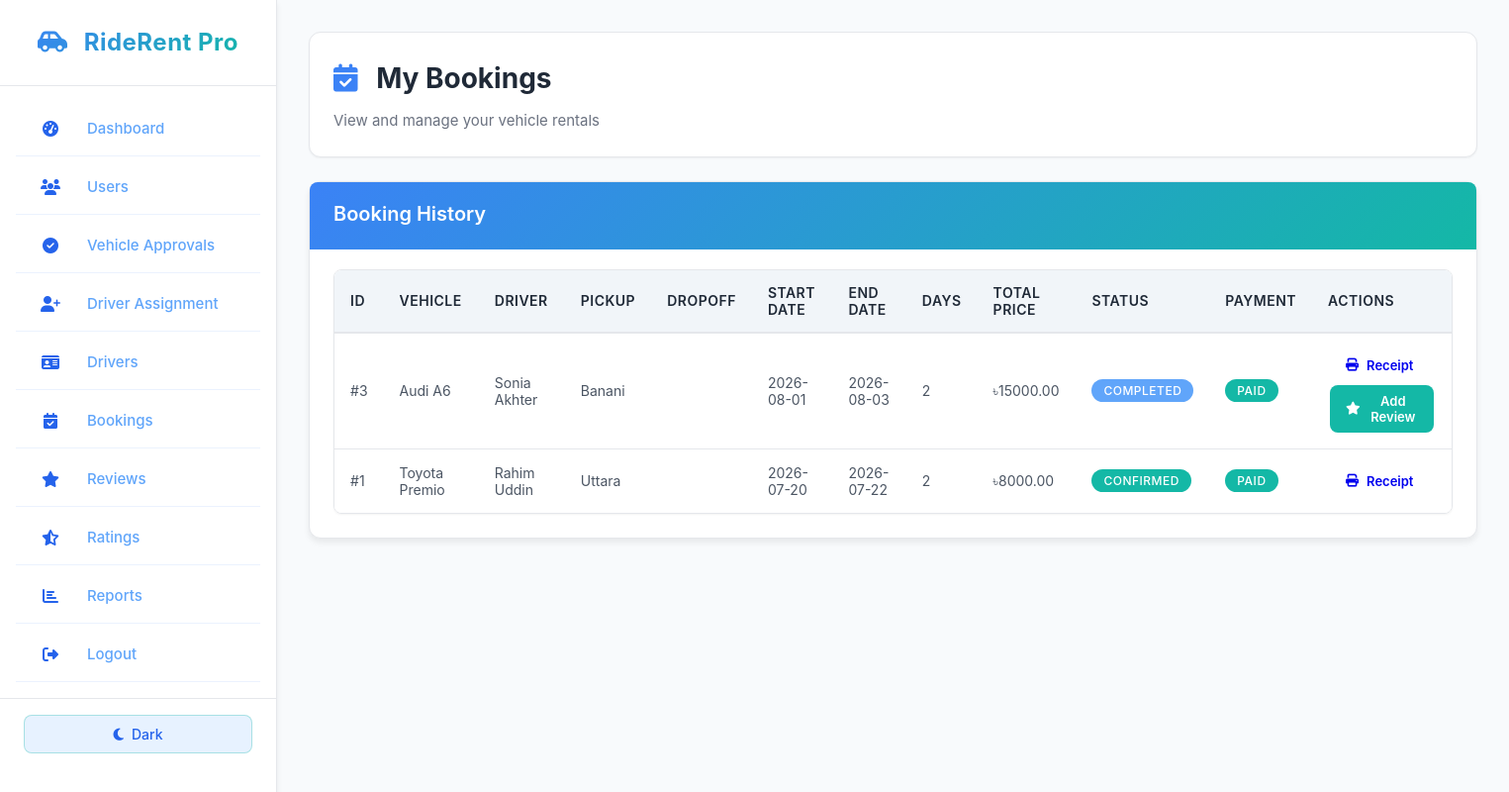
The app's page /customer/bookings.php (signed in) with its own data.
### tables this page shows
CREATE TABLE `booking` (
  `booking_id` int(11) NOT NULL,
  `customer_id` int(11) NOT NULL,
  `vehicle_id` int(11) NOT NULL,
  `driver_id` int(11) DEFAULT NULL,
  `owner_id` int(11) DEFAULT NULL,
  `booking_date` timestamp NOT NULL DEFAULT current_timestamp(),
  `start_date` date NOT NULL,
  `end_date` date NOT NULL,
  `total_days` int(11) NOT NULL,
  `price_per_day` decimal(10,2) NOT NULL,
  `total_price` decimal(10,2) NOT NULL,
  `driver_fee` decimal(10,2) DEFAULT 0.00,
  `booking_status` enum('Pending','Confirmed','Completed','Cancelled','Driver_Requested') DEFAULT 'Pending',
  `payment_status` enum('Pending','Paid','Refunded') DEFAULT 'Pending',
  `payment_type` enum('Manual','Digital') DEFAULT 'Manual',
  `payment_method` varchar(50) DEFAULT NULL,
  `transaction_id` varchar(100) DEFAULT NULL,
  `pickup_location` varchar(255) DEFAULT NULL,
  `dropoff_location` varchar(255) DEFAULT NULL,
  `special_requests` text DEFAULT NULL,
  `created_at` timestamp NOT NULL DEFAULT current_timestamp()
);

CREATE TABLE `vehicle` (
  `vehicle_id` int(11) NOT NULL,
  `owner_id` int(11) DEFAULT NULL,
  `vehicle_name` varchar(100) NOT NULL,
  `brand` varchar(50) NOT NULL,
  `model` varchar(50) NOT NULL,
  `year` year(4) NOT NULL,
  `vehicle_type` varchar(30) NOT NULL,
  `fuel_type` varchar(30) NOT NULL,
  `transmission` varchar(30) NOT NULL,
  `seat_capacity` int(11) NOT NULL,
  `price_per_day` decimal(10,2) NOT NULL,
  `location` varchar(100) NOT NULL,
  `availability` enum('Available','Booked','Maintenance') DEFAULT 'Available',
  `approval_status` enum('Pending','Approved','Rejected') DEFAULT 'Pending',
  `image` varchar(255) DEFAULT NULL,
  `description` text DEFAULT NULL,
  `rating` decimal(3,2) DEFAULT 0.00,
  `rating_count` int(11) DEFAULT 0,
  `created_at` timestamp NOT NULL DEFAULT current_timestamp()
);

CREATE TABLE `driver` (
  `driver_id` int(11) NOT NULL,
  `full_name` varchar(100) NOT NULL,
  `username` varchar(50) NOT NULL,
  `email` varchar(100) NOT NULL,
  `phone` varchar(20) DEFAULT NULL,
  `password` varchar(255) NOT NULL,
  `nid_number` varchar(50) DEFAULT NULL,
  `nid_photo` varchar(255) DEFAULT NULL,
  `license_number` varchar(50) DEFAULT NULL,
  `license_photo` varchar(255) DEFAULT NULL,
  `experience_years` int(11) DEFAULT 0,
  `availability` enum('Available','Unavailable') DEFAULT 'Available',
  `rating` decimal(3,2) DEFAULT 0.00,
  `rating_count` int(11) DEFAULT 0,
  `address` varchar(255) DEFAULT NULL,
  `profile_image` varchar(255) DEFAULT NULL,
  `status` varchar(20) DEFAULT 'Pending',
  `created_at` timestamp NOT NULL DEFAULT current_timestamp()
);

### customer/bookings.php (the view, shortened to what this page needs)
<?php
$customer_id = $_SESSION['customer_id'];
require_once __DIR__ . '/../includes/sidebar.php';
?>
<!DOCTYPE html>
<html lang="en">
<head>
    <link rel="stylesheet" href="../assets/css/new-theme.css">
    <link rel="stylesheet" href="https://cdnjs.cloudflare.com/ajax/libs/font-awesome/6.4.0/css/all.min.css">
</head>
<body>
<div class="dashboard-container">
    <?php require_once __DIR__ . '/../includes/sidebar.php'; ?>
    <div class="main-content">
        <div class="page-header">
            <h1><i class="fas fa-calendar-check"></i> My Bookings</h1>
            <p>View and manage your vehicle rentals</p>
        </div>
        <div class="card">
            <div class="card-header">
                <h3 class="card-title">Booking History</h3>
            </div>
            <div class="card-body">
                <div class="table-container">
                    <table>
                        <thead>
                            <tr>
                                <th>ID</th>
                                <th>Vehicle</th>
                                <th>Driver</th>
                                <th>Pickup</th>
                                <th>Dropoff</th>
                                <th>Start Date</th>
                                <th>End Date</th>
                                <th>Days</th>
                                <th>Total Price</th>
                                <th>Status</th>
                                <th>Payment</th>
                                <th>Actions</th>
                            </tr>
                        </thead>
                        <tbody>
                            <?php
                            $result = mysqli_query($conn, "SELECT b.*, v.vehicle_name, d.full_name AS driver_name
                                FROM booking b
                                LEFT JOIN vehicle v ON b.vehicle_id = v.vehicle_id
                                LEFT JOIN driver d ON b.driver_id = d.driver_id
                                WHERE b.customer_id = '$customer_id'
                                ORDER BY b.booking_id DESC");
                            while($row = mysqli_fetch_assoc($result)) {
                                $statusClass = '';
                                if ($row['booking_status'] == 'Confirmed') $statusClass = 'badge-success';
                                elseif ($row['booking_status'] == 'Pending') $statusClass = 'badge-warning';
                                elseif ($row['booking_status'] == 'Completed') $statusClass = 'badge-info';
                                else $statusClass = 'badge-danger';
                                $paymentClass = $row['payment_status'] == 'Paid' ? 'badge-success' : 'badge-warning';
                                echo "<tr>
                                    <td>#{$row['booking_id']}</td>
                                    <td>{$row['vehicle_name']}</td>
                                    <td>{$row['driver_name']}</td>
                                    <td>{$row['pickup_location']}</td>
                                    <td>{$row['dropoff_location']}</td>
                                    <td>{$row['start_date']}</td>
                                    <td>{$row['end_date']}</td>
                                    <td>{$row['total_days']}</td>
                                    <td>৳{$row['total_price']}</td>
                                    <td><span class='badge {$statusClass}'>{$row['booking_status']}</span></td>
                                    <td><span class='badge {$paymentClass}'>{$row['payment_status']}</span></td>
                                    <td>";
                                if($row['payment_status'] == 'Paid') {
                                    echo "<a href='payment.php?booking_id={$row['booking_id']}' class='btn btn-info btn-sm'><i class='fas fa-print'></i> Receipt</a>";
                                }
                                if($row['booking_status'] == 'Completed') {
                                    echo "<a href='add_review.php?booking_id={$row['booking_id']}' class='btn btn-success btn-sm'><i class='fas fa-star'></i> Add Review</a>";
                                }
                                echo "</td></tr>";
                            }
                            ?>
                        </tbody>
                    </table>
                </div>
            </div>
        </div>
    </div>
</div>
</body>
</html>

### records on screen
booking: booking_id "3", vehicle.vehicle_name "Audi A6", driver.full_name "Sonia Akhter", pickup_location "Banani", start_date "2026-08-01", end_date "2026-08-03", total_days "2", total_price "15000.00", booking_status "COMPLETED", payment_status "PAID"
booking: booking_id "1", vehicle.vehicle_name "Toyota Premio", driver.full_name "Rahim Uddin", pickup_location "Uttara", start_date "2026-07-20", end_date "2026-07-22", total_days "2", total_price "8000.00", booking_status "CONFIRMED", payment_status "PAID"

### other values on screen
$item['text'] "Dashboard"
$item['text'] "Users"
$item['text'] "Vehicle Approvals"
$item['text'] "Driver Assignment"
$item['text'] "Drivers"
$item['text'] "Bookings"
$item['text'] "Reviews"
$item['text'] "Ratings"
$item['text'] "Reports"
